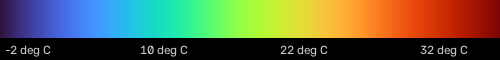
#> input picture packs/earth_information_center/sea_surface_temperature/colorbar.png, 500 x 60 px
$ python -i sonification_engine.py   (imports and definitions only)
#> lines starting #> are read from the running program, lines starting #| are printed output that depends on the picture; after the words box and inside, x2 and y2 are one past the last pixel; in counts of white or black regions, pixels touching at a corner belong together
"""
sonification_engine.py
Core Data Sonification & Computer Vision Pipeline for The Earth Information Jukebox.
Converts NASA Earth Information Center (EIC) visual frames into structured,
pleasant musical soundscapes adhering to strict accessibility and musical guardrails.
"""

import os
import cv2
import numpy as np
from scipy.io import wavfile
from gtts import gTTS

SAMPLE_RATE = 44100

# -------------------------------------------------------------
# 1. PENTATONIC & HARMONIC SCALE QUANTIZATION
# -------------------------------------------------------------
# C Major Pentatonic Scale frequencies (Hz) across octaves 2 through 6
# C2, D2, E2, G2, A2 ... C6
PENTATONIC_SCALE = np.array([
    65.41, 73.42, 82.41, 98.00, 110.00,      # Octave 2
    130.81, 146.83, 164.81, 196.00, 220.00,  # Octave 3
    261.63, 293.66, 329.63, 392.00, 440.00,  # Octave 4 (Middle C)
    523.25, 587.33, 659.25, 783.99, 880.00,  # Octave 5
    1046.50, 1174.66, 1318.51, 1567.98, 1760.00 # Octave 6
])

# [77 lines left out: functions quantize_to_pentatonic, generate_tone, apply_stereo_panning, generate_ambient_drone, not called in this run]


# -------------------------------------------------------------
# 3. OPENCV COMPUTER VISION FEATURE EXTRACTION
# -------------------------------------------------------------
class OpenCVFeatureExtractor:
    """
    Extracts structured metrics from NASA EIC frames:
    - Dominant Hue / Brightness per column (scan-line temporal axis)
    - Contours & Shape Geometry (cv2.findContours, approxPolyDP)
    - Thermal Anomalies & Flash Density
    """
    def __init__(self, image_path, quadrant=None):
        self.image_path = image_path
        self.raw_image = cv2.imread(image_path)
#> self.raw_image is the input picture: shape (60, 500, 3); mean B, G, R 68.3, 97.7, 91.7
        if self.raw_image is None:
            raise FileNotFoundError(f"Cannot load image at {image_path}")

        # Optional Auditory Zoom quadrant cropping: 'NW', 'NE', 'SW', 'SE'
        h, w, _ = self.raw_image.shape
#> h = 60; w = 500
        if quadrant == "NW":
            self.image = self.raw_image[:h//2, :w//2]
        elif quadrant == "NE":
            self.image = self.raw_image[:h//2, w//2:]
        elif quadrant == "SW":
            self.image = self.raw_image[h//2:, :w//2]
        elif quadrant == "SE":
            self.image = self.raw_image[h//2:, w//2:]
        else:
            self.image = self.raw_image

        self.hsv = cv2.cvtColor(self.image, cv2.COLOR_BGR2HSV)
#> self.hsv: shape (60, 500, 3); mean H, S, V 35.1, 130, 143.2
        self.gray = cv2.cvtColor(self.image, cv2.COLOR_BGR2GRAY)
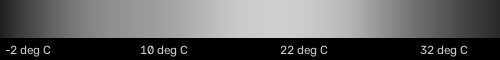
#> self.gray: shape (60, 500); min 0, max 206, mean 92.6

    # [41 lines left out: function extract_scanline_slices, not called in this run]

    def detect_prominent_objects(self, max_objects=8):
        """
        Isolates distinct contour anomalies (e.g. storm cells or thermal pools).
        Maps area to volume/chord fullness and circularity to articulation.
        """
#> called with max_objects = 8
        # Threshold for high-energy regions
        _, thresh = cv2.threshold(self.gray, 110, 255, cv2.THRESH_BINARY)
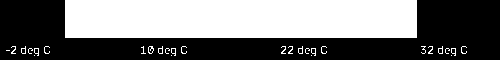
#> thresh: shape (60, 500); 46% white; 29 white regions (19 under 20 px)
        contours, _ = cv2.findContours(thresh, cv2.RETR_EXTERNAL, cv2.CHAIN_APPROX_SIMPLE)
#> contours = 29 contours, 19 with area under 20; largest, box (x1, y1, x2, y2) and area: (65, 0, 417, 38) 12987, (148, 46, 154, 54) 30, (451, 48, 456, 56) 20, (311, 48, 316, 56) 20, (171, 48, 176, 56) 20

        h, w, _ = self.image.shape
#> h = 60; w = 500
        detected_objects = []

        for cnt in contours:
            area = cv2.contourArea(cnt)
            if area < 50:  # Filter out trivial noise
                continue

            M = cv2.moments(cnt)
            if M["m00"] != 0:
                cx = int(M["m10"] / M["m00"])
                cy = int(M["m01"] / M["m00"])
            else:
                cx, cy = 0, 0

            # Shape geometry: approxPolyDP to estimate polygon vertices
            perimeter = cv2.arcLength(cnt, True)
            approx = cv2.approxPolyDP(cnt, 0.04 * perimeter, True)
            circularity = (4 * np.pi * area) / (perimeter ** 2 + 1e-6)

            # Smooth vs Jagged: circularity > 0.6 is smooth pad; < 0.4 is jagged staccato
            norm_x = (2.0 * cx / w) - 1.0
            norm_y = 1.0 - (cy / h)

            detected_objects.append({
                "center_x": cx,
                "center_y": cy,
                "norm_x": norm_x,
                "norm_y": norm_y,
                "area": float(area),
                "circularity": float(circularity),
                "vertices": len(approx)
            })
#> this loop made 29 passes
#> (area, cx, cy, perimeter, approx, circularity, norm_x, norm_y) on pass 29: (12987, 240, 18, 776, [[65, 0], [65, 37], [416, 37], [416, 0]], 0.271, -0.04, 0.7)
#> area on passes 6, 8, 10, 12, 15, 19: 20.5, 20.5, 20.5, 20.5, 20, 20
#> after the loop, detected_objects = 1 item

        # Sort by area descending
        detected_objects.sort(key=lambda o: o["area"], reverse=True)
        return detected_objects[:max_objects]

    # [18 lines left out: function render_annotated_frame, not called in this run]


# -------------------------------------------------------------
# 4. DATA-TO-MUSIC TRANSLATION ENGINE
# -------------------------------------------------------------
class JukeboxSonifier:
    """
    Transforms extracted EIC metrics into scale-quantized, multi-track audio.
    """
    def __init__(self, track_duration=12.0, sample_rate=SAMPLE_RATE):
        self.track_duration = track_duration
        self.sample_rate = sample_rate

    # [160 lines left out: functions sonify_dataset, export_wav, generate_voice_intro, discover_packs, not called in this run]

# [5 lines not run here, left out]

>>> result = OpenCVFeatureExtractor('packs/earth_information_center/sea_surface_temperature/colorbar.png').detect_prominent_objects()
#> result = 1 item
